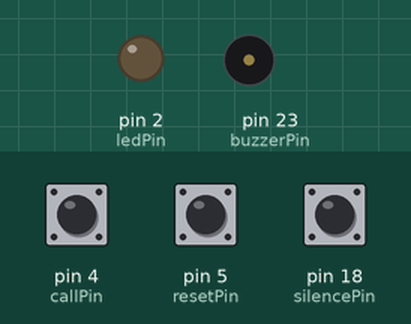
The sketch below on a simulated Arduino Mega 2560, built with avr-gcc and run on an emulated ATmega2560. Shown: output pins drawn as LEDs (lit = HIGH), buzzer (waves = sounding). The inputs (shaded band) are chosen by the test bench; at power-on: pin 4 (callPin) HIGH, pin 5 (resetPin) HIGH, pin 18 (silencePin) HIGH.

Above: at 1.2 s.
1.3 s: pin 4 (callPin) pulled LOW for 0.15 s
At 1.9 s:
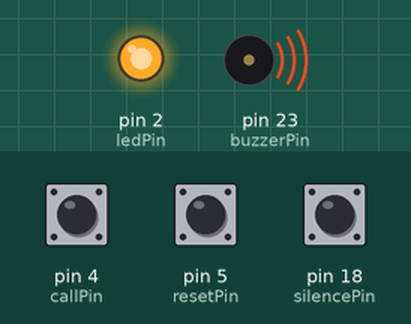
2.9 s: pin 5 (resetPin) pulled LOW for 0.15 s
At 2.96 s:
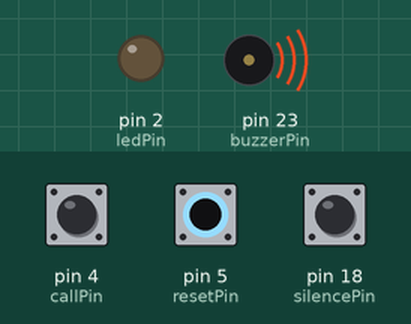
4.5 s: pin 4 (callPin) pulled LOW for 1 s
At 5.5 s:
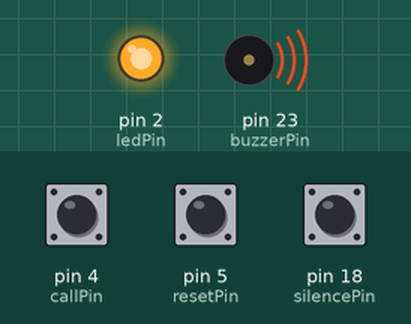
7.0 s: pin 18 (silencePin) pulled LOW for 0.15 s
8.7 s: pin 18 (silencePin) pulled LOW for 1 s
At 10.1 s:
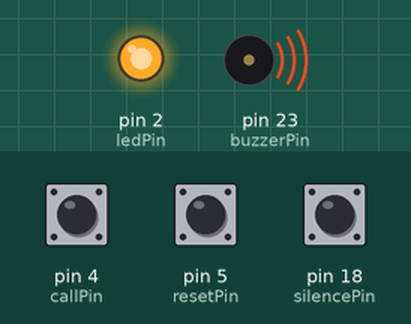
Timing chart, 0 to 12.2 s (numbered marks = the images above; inputs shaded):
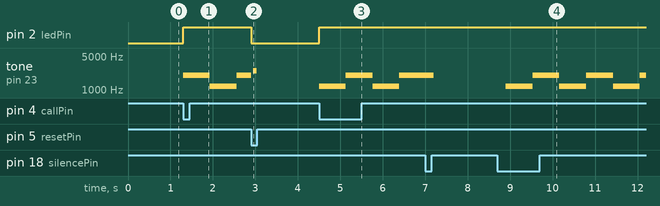

Measured:
- after the input at 1.3 s, pin 2 (ledPin): LOW → HIGH at once; tone on pin 23 (buzzerPin): silent → 2000 Hz at once, → 1200 Hz 0.63 s later, → 2000 Hz 0.63 s later
- after the input at 2.9 s, pin 2 (ledPin): HIGH → LOW at once
- after the input at 4.5 s, pin 2 (ledPin): LOW → HIGH at once; tone on pin 23 (buzzerPin): alternates 2000 Hz for 0.63 s and 1200 Hz for 0.63 s, starting at once
- after the input at 8.7 s, tone on pin 23 (buzzerPin): alternates 2000 Hz for 0.63 s and 1200 Hz for 0.63 s, starting after 0.20 s

The sketch:

fire_alarm_project_alert_tone.ino
```cpp
const int callPin = 4;
const int silencePin = 18;
const int resetPin = 5;

const int ledPin = 2;
const int buzzerPin = 23;

bool alarmActive = false;
bool silenced = false;

// button edge tracking
bool lastCall = HIGH;
bool lastSilence = HIGH;
bool lastReset = HIGH;

// hi-lo timing
unsigned long lastToneChange = 0;
bool toneState = false;

void setup() {
  pinMode(callPin, INPUT_PULLUP);
  pinMode(silencePin, INPUT_PULLUP);
  pinMode(resetPin, INPUT_PULLUP);

  pinMode(ledPin, OUTPUT);
  pinMode(buzzerPin, OUTPUT);

  digitalWrite(ledPin, LOW);
  noTone(buzzerPin);
}

void loop() {

  bool call = digitalRead(callPin);
  bool silence = digitalRead(silencePin);
  bool reset = digitalRead(resetPin);

  // 🔴 CALL → latch alarm
  if (lastCall == HIGH && call == LOW) {
    alarmActive = true;
    silenced = false;
  }

  // 🔘 SILENCE → toggle
  if (lastSilence == HIGH && silence == LOW) {
    if (alarmActive) {
      silenced = !silenced;
    }
    delay(200);
  }

  // 🔄 RESET → clear system
  if (lastReset == HIGH && reset == LOW) {

    alarmActive = false;
    silenced = false;

    digitalWrite(ledPin, LOW);
    noTone(buzzerPin);

    delay(50);

    // reset chirp
    tone(buzzerPin, 2500);
    delay(80);
    noTone(buzzerPin);
  }

  lastCall = call;
  lastSilence = silence;
  lastReset = reset;

  // 💡 LED
  digitalWrite(ledPin, alarmActive);

  // 🔊 HI-LO EVAC TONE
  if (alarmActive && !silenced) {

    unsigned long now = millis();

    if (now - lastToneChange > 630) {
      lastToneChange = now;
      toneState = !toneState;

      if (toneState) {
        tone(buzzerPin, 2000);   // HIGH tone
      } else {
        tone(buzzerPin, 1200);   // LOW tone
      }
    }

  } else {
    noTone(buzzerPin);
  }
}
```
